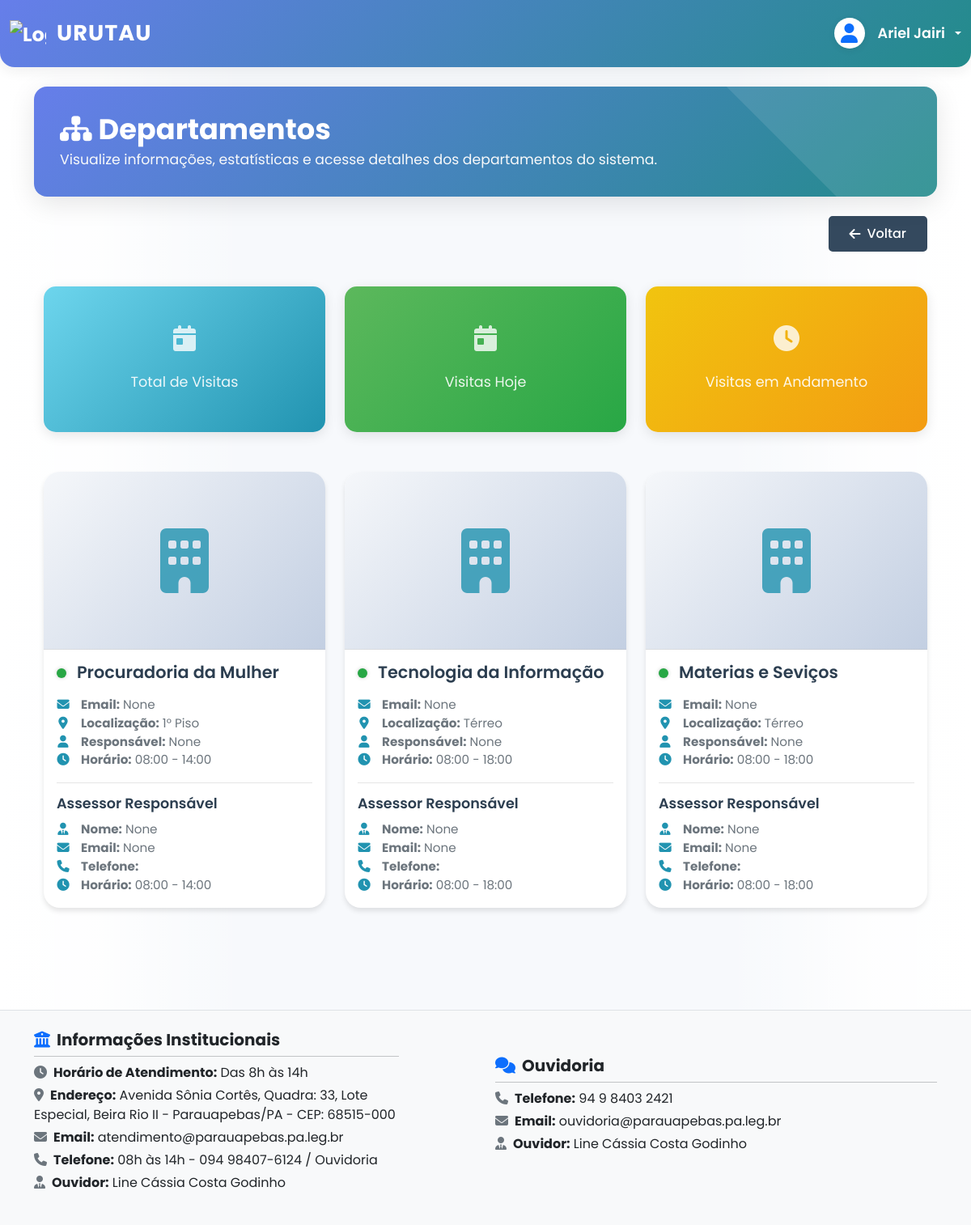
The page /recepcao/departamentos/ (signed in) on the database as committed earlier.
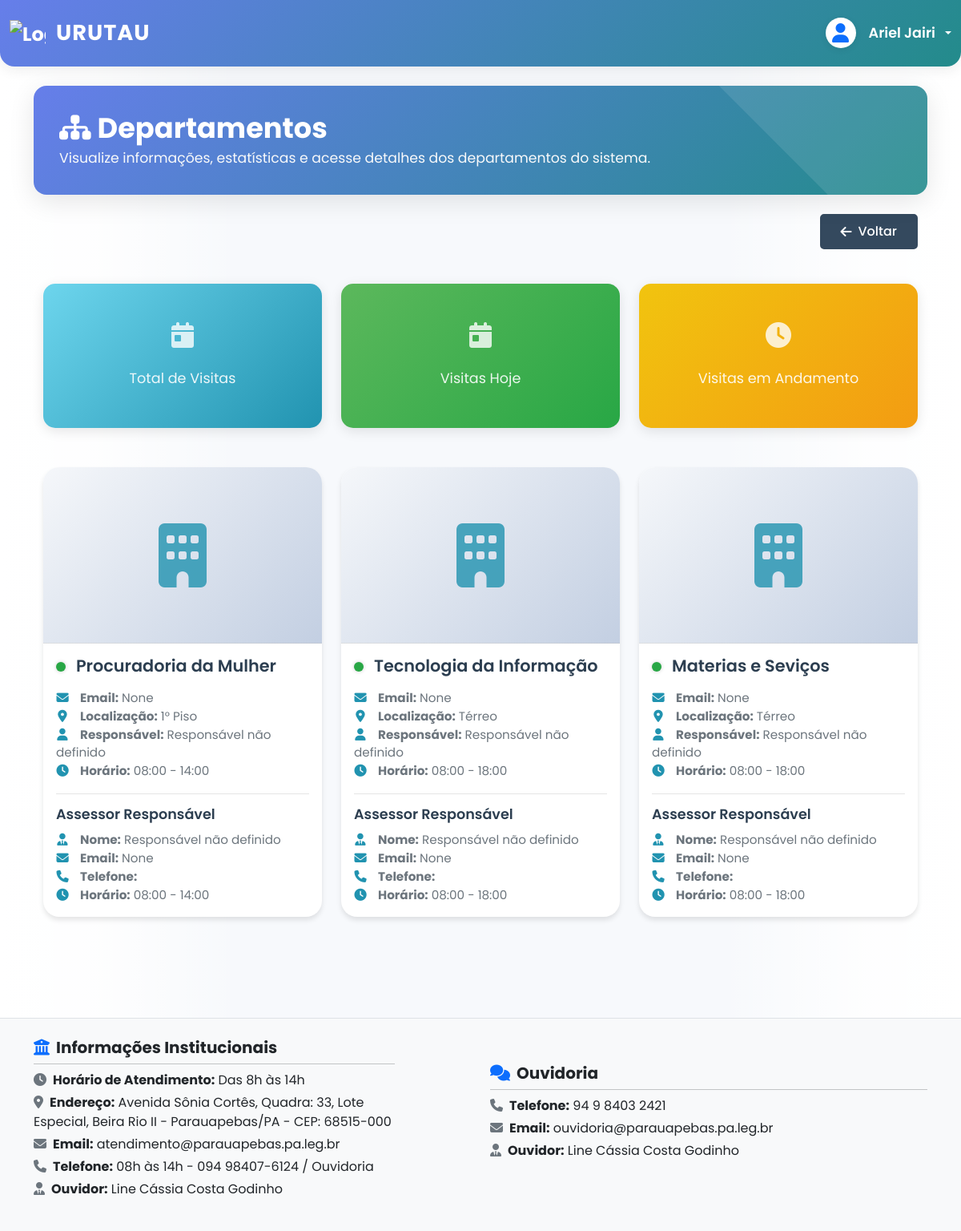
The same page on the database as committed later.
### apps/recepcao/models.py (models this page shows, shortened)
class Setor(models.Model):
    TIPO_CHOICES = [
        ('gabinete', 'Gabinete'),
        ('departamento', 'Departamento')
    ]
    LOCALIZACAO_CHOICES = [
        ('terreo', 'Térreo'),
        ('plenario', 'Plenário'),
        ('primeiro_piso', '1° Piso'),
        ('segundo_piso', '2° Piso'),
    ]
    FUNCAO_CHOICES = [
        ('assessor_1', 'Assessor I'),
        ('assessor_2', 'Assessor II'),
        ('assessor_3', 'Assessor III'),
        ('assessor_4', 'Assessor IV'),
        ('assessor_5', 'Assessor V'),
        ('assessor_6', 'Assessor VI'),
        ('assessor_7', 'Assessor VII'),
        ('assessor_8', 'Assessor VIII'),
        ('assessor_9', 'Assessor IX'),
        ('assessor_10', 'Assessor X'),
        ('agente_parlamentar', 'Agente Parlamentar'),
        ('Chefe_de_Gabinete', 'Chefe de Gabinete'),
        ('Chefe_de_Departamento', 'Chefe de Departamento'),
        ('outros', 'Outros')
    ]
    tipo = models.CharField('Tipo', max_length=20, choices=TIPO_CHOICES)
    localizacao = models.CharField('Localização', max_length=20, choices=LOCALIZACAO_CHOICES)
    foto = models.ImageField('Foto', upload_to='setores/', blank=True, null=True, help_text='Foto do setor/responsável')
    horario_abertura = models.TimeField('Horário de Abertura', blank=True, null=True)
    horario_fechamento = models.TimeField('Horário de Fechamento', blank=True, null=True)
    nome_vereador = models.CharField(max_length=100, verbose_name="Nome do Vereador/Responsável")
    email_vereador = models.EmailField('E-mail do Vereador', max_length=255, blank=True, null=True)
    nome_local = models.CharField('Nome do Local', max_length=100, blank=True, null=True)
    nome_responsavel = models.CharField('Nome do Responsável', max_length=100, blank=True, null=True)
    funcao = models.CharField('Função/Cargo', max_length=21, choices=FUNCAO_CHOICES, blank=True, null=True)
    horario_entrada = models.TimeField('Horário de Entrada', blank=True, null=True)
    horario_saida = models.TimeField('Horário de Saída', blank=True, null=True)
    email = models.EmailField('E-mail', max_length=255, blank=True, null=True)
    ativo = models.BooleanField('Ativo', default=True)
    usuario = models.OneToOneField('auth.User', on_delete=models.SET_NULL, null=True, blank=True, related_name='setor_responsavel', verbose_name='Usuário')
    data_criacao = models.DateTimeField('Data de Criação', auto_now_add=True)
    data_atualizacao = models.DateTimeField('Data de Atualização', auto_now=True)
    class Meta:
        verbose_name = 'Setor'
        verbose_name_plural = 'Setores'
        ordering = ['tipo', 'localizacao']

### apps/recepcao/views.py (the view)
# urls.py: path('departamentos/', views.home_departamentos, name='home_departamentos'),
@login_required(login_url='autenticacao:login_sistema')
def home_departamentos(request):
    departamentos = Setor.objects.filter(tipo='departamento')
    context = {
        'departamentos': departamentos,
    }
    return render(request, 'recepcao/home_departamentos.html', context)

### templates/recepcao/home_departamentos.html (shortened to what this page needs)
{% extends 'base.html' %}
{% load static %}
{% block content %}
<div class="dashboard-header mb-4">
    <div class="dashboard-header-content">
        <h1 class="page-title mb-1" style="font-size:2.2rem; font-weight:700; color:#fff;">
            <i class="fas fa-sitemap me-2"></i>Departamentos
        </h1>
        <div style="color:#f8f9fa; font-size:1.08rem; font-weight:400;">
            Visualize informações, estatísticas e acesse detalhes dos departamentos do sistema.
        </div>
    </div>
</div>
<div class="container-fluid">
    <div class="d-flex justify-content-end">
        {% include 'includes/botao_voltar.html' %}
    </div>
    <div class="row mb-4 mt-2">
        <div class="col-md-4">
            <div class="stat-card stat-card-visitas-hoje">
                <i class="fas fa-calendar-day stat-icon"></i>
                <p>Total de Visitas</p>
            </div>
        </div>
        <div class="col-md-4">
            <div class="stat-card stat-card-visitas-andamento">
                <i class="fas fa-calendar-day stat-icon"></i>
                <p>Visitas Hoje</p>
            </div>
        </div>
        <div class="col-md-4">
            <div class="stat-card stat-card-total-visitas">
                <i class="fas fa-clock stat-icon"></i>
                <p>Visitas em Andamento</p>
            </div>
        </div>
    </div>
    <div class="row">
        {% for departamento in departamentos %}
        <div class="col-xl-4 col-md-6 mb-4">
            <a href="{% url 'recepcao:detalhes_departamento' departamento.id %}" class="card-link">
                <div class="card">
                    <div class="gabinete-icon">
                        <i class="fas fa-building"></i>
                    </div>
                    <div class="card-body">
                        <h5 class="card-title">
                            <span class="status-indicator status-aberto"></span>
                            {{ departamento.nome_local }}
                        </h5>
                        <p class="card-text">
                            <i class="fas fa-envelope info-icon"></i>
                            <strong>Email:</strong> {{ departamento.email }}<br>
                            <i class="fas fa-map-marker-alt info-icon"></i>
                            <strong>Localização:</strong> {{ departamento.get_localizacao_display }}<br>
                            <i class="fas fa-user info-icon"></i>
                            <strong>Responsável:</strong> {{ departamento.nome_responsavel }}<br>
                            <i class="fas fa-clock info-icon"></i>
                            <strong>Horário:</strong> {{ departamento.horario_abertura|time:"H:i" }} - {{ departamento.horario_fechamento|time:"H:i" }}
                        </p>
                        <div class="assessor-info">
                            <h6 class="assessor-title">Assessor Responsável</h6>
                            <p class="card-text">
                                <i class="fas fa-user-tie info-icon"></i>
                                <strong>Nome:</strong> {{ departamento.nome_responsavel }}<br>
                                <i class="fas fa-envelope info-icon"></i>
                                <strong>Email:</strong> {{ departamento.email }}<br>
                                <i class="fas fa-phone info-icon"></i>
                                <strong>Telefone:</strong> {{ departamento.telefone }}<br>
                                <i class="fas fa-clock info-icon"></i>
                                <strong>Horário:</strong> {{ departamento.horario_abertura|time:"H:i" }} - {{ departamento.horario_fechamento|time:"H:i" }}
                            </p>
                        </div>
                    </div>
                </div>
            </a>
        </div>
        {% endfor %}
    </div>
</div>
{% endblock %}

Rows that differ between the two databases and show on the page:
changed Setor "Procuradoria da Mulher": nome_responsavel "None" → "Responsável não definido"
changed Setor "Tecnologia da Informação": nome_responsavel "None" → "Responsável não definido"
changed Setor "Materias e Seviços": nome_responsavel "None" → "Responsável não definido"
